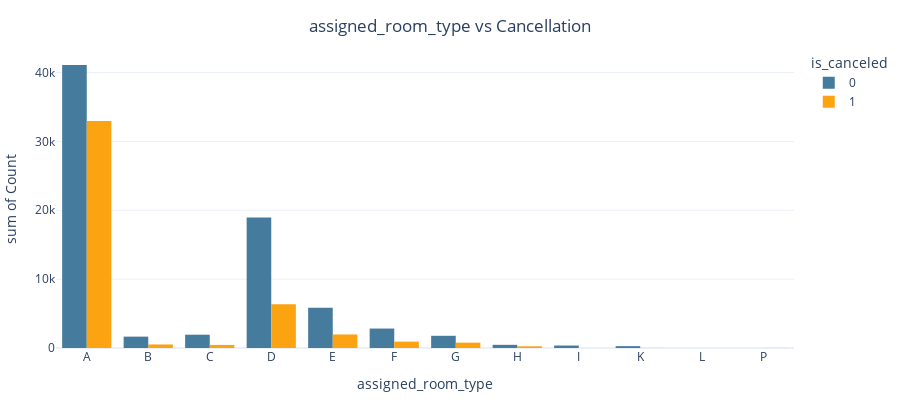

The notebook cell saved with this chart:
### Code cell
plot_feature_vs_target(df_hotel, 'assigned_room_type')

### Figure 1 — Plotly figure (JSON) as saved in the notebook; plotly's stock layout.template omitted (floating-point values rounded to 4 significant figures)
{"data": [{"alignmentgroup": "True", "bingroup": "x", "histfunc": "sum", "hovertemplate": "is_canceled=0<br>assigned_room_type=%{x}<br>sum of Count=%{y}<extra></extra>", "legendgroup": "0", "marker": {"color": "#457b9d", "pattern": {"shape": ""}}, "name": "0", "offsetgroup": "0", "orientation": "v", "showlegend": true, "type": "histogram", "x": ["A", "B", "C", "D", "E", "F", "G", "H", "I", "K"], "xaxis": "x", "y": [41105, 1651, 1929, 18960, 5838, 2824, 1773, 461, 358, 267], "yaxis": "y"}, {"alignmentgroup": "True", "bingroup": "x", "histfunc": "sum", "hovertemplate": "is_canceled=1<br>assigned_room_type=%{x}<br>sum of Count=%{y}<extra></extra>", "legendgroup": "1", "marker": {"color": "#fca311", "pattern": {"shape": ""}}, "name": "1", "offsetgroup": "1", "orientation": "v", "showlegend": true, "type": "histogram", "x": ["A", "B", "C", "D", "E", "F", "G", "H", "I", "K", "L", "P"], "xaxis": "x", "y": [32948, 512, 446, 6362, 1968, 927, 780, 251, 5, 12, 1, 12], "yaxis": "y"}], "layout": {"barmode": "group", "height": 400, "legend": {"title": {"text": "is_canceled"}, "tracegroupgap": 0}, "margin": {"b": 10, "l": 25, "r": 10, "t": 50}, "showlegend": true, "title": {"text": "assigned_room_type vs Cancellation", "x": 0.5, "xanchor": "center", "y": 0.95, "yanchor": "top"}, "width": 900, "xaxis": {"anchor": "y", "domain": [0.0, 1.0], "title": {"text": "assigned_room_type"}}, "yaxis": {"anchor": "x", "domain": [0.0, 1.0], "title": {"text": "sum of Count"}}}}
